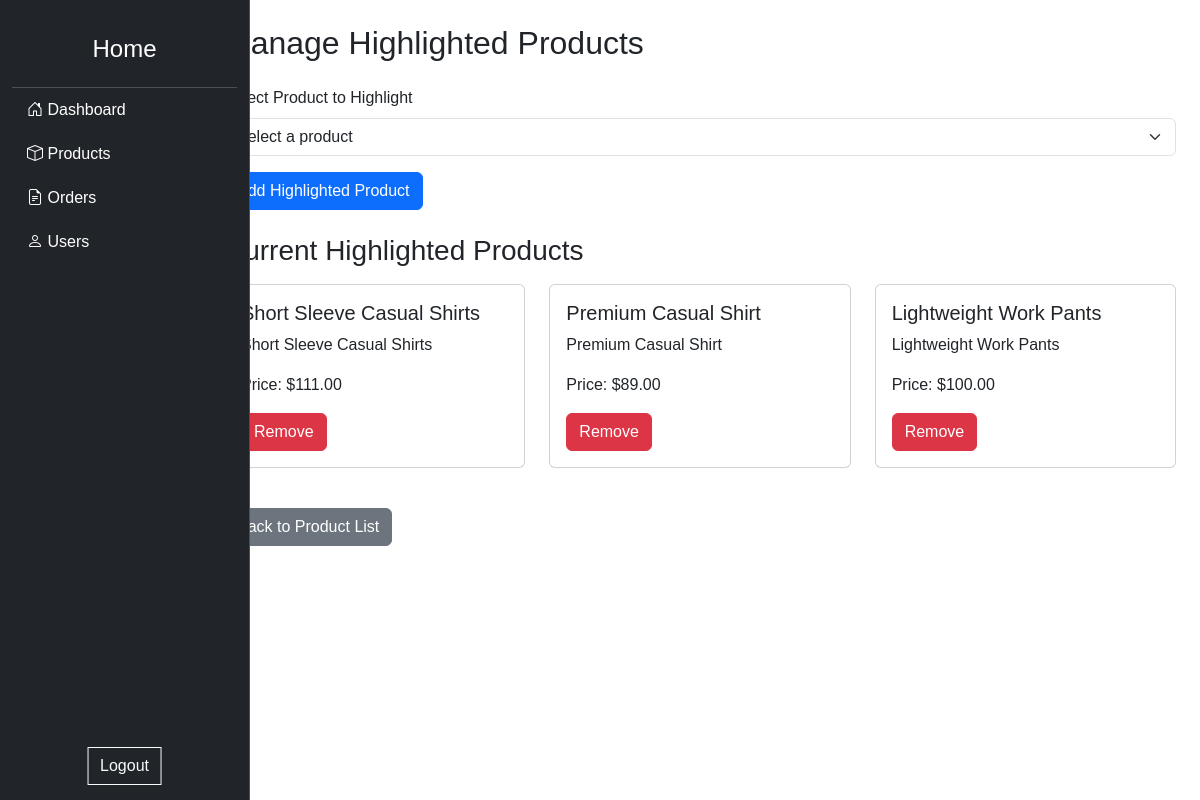
Screenshot of /admin/highlighted_product.php (signed in) with the database file from the repository.
### tables this page shows
CREATE TABLE `products` (
  `id` int(11) NOT NULL,
  `name` varchar(100) NOT NULL,
  `description` text DEFAULT NULL,
  `price` decimal(10,2) NOT NULL,
  `stock` int(11) NOT NULL,
  `created_at` timestamp NOT NULL DEFAULT current_timestamp(),
  `image` varchar(255) DEFAULT NULL
);

### admin/highlighted_product.php (the view, shortened to what this page needs)
<?php
include '../includes/connection.php';
$highlighted_sql = "SELECT p.id, p.name, p.description, p.price
                    FROM products p
                    JOIN highlighted_products hp ON p.id = hp.product_id";
$highlighted_products = $pdo->query($highlighted_sql)->fetchAll();
?>
<!DOCTYPE html>
<html lang="en">
<head>
    <link href="https://cdn.jsdelivr.net/npm/bootstrap@5.3.0/dist/css/bootstrap.min.css" rel="stylesheet">
</head>
<body>
    <div class="container-fluid">
        <div class="row">
            <?php include 'sidebar.php'; ?>
            <div class="content col-md-9 ms-sm-auto col-lg-10 px-4">
                <h2 class="mt-4 mb-4">Manage Highlighted Products</h2>
                <form method="POST" action="" class="mb-4">
                    <div class="mb-3">
                        <label for="product_id" class="form-label">Select Product to Highlight</label>
                        <select class="form-select" id="product_id" name="product_id" required>
                            <option value="">Select a product</option>
                        </select>
                    </div>
                    <button type="submit" name="add_product" class="btn btn-primary">Add Highlighted Product</button>
                </form>
                <h3 class="mb-3">Current Highlighted Products</h3>
                <div class="row">
                    <?php foreach ($highlighted_products as $product): ?>
                        <div class="col-md-4 mb-4">
                            <div class="card">
                                <div class="card-body">
                                    <h5 class="card-title"><?= htmlspecialchars($product['name']); ?></h5>
                                    <p class="card-text"><?= htmlspecialchars($product['description']); ?></p>
                                    <p class="card-text">Price: $<?= number_format($product['price'], 2); ?></p>
                                    <form method="POST" action="" onsubmit="return confirmRemove('<?= htmlspecialchars($product['name']); ?>');">
                                        <button type="submit" name="remove_product" class="btn btn-danger">Remove</button>
                                    </form>
                                </div>
                            </div>
                        </div>
                    <?php endforeach; ?>
                </div>
                <a href="products.php" class="btn btn-secondary mt-3">Back to Product List</a>
            </div>
        </div>
    </div>
</body>
</html>

### css/sidebar.css (style rules this page uses)
body { font-family: Arial, sans-serif; margin: 0; padding: 0; overflow-x: hidden; }

### rows the page displays
products: name "Short Sleeve Casual Shirts", description "Short Sleeve Casual Shirts", price "111.00"
products: name "Premium Casual Shirt", description "Premium Casual Shirt", price "89.00"
products: name "Lightweight Work Pants", description "Lightweight Work Pants", price "100.00"
